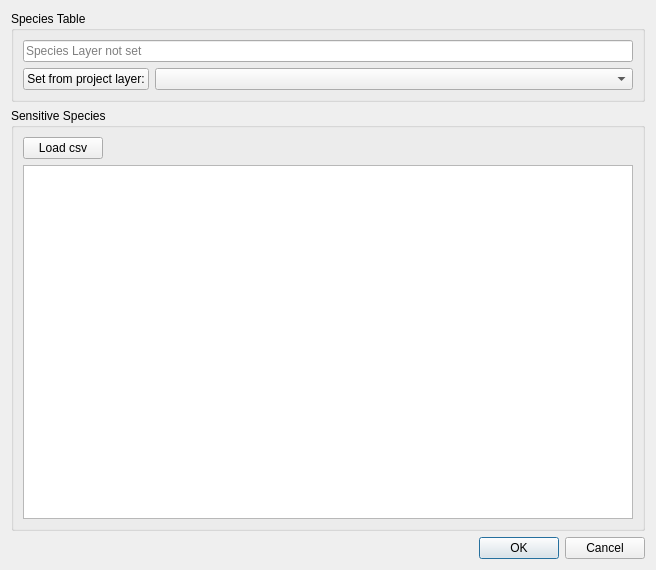
<?xml version="1.0" encoding="UTF-8"?>
<ui version="4.0">
 <class>dialog</class>
 <widget class="QDialog" name="dialog">
  <property name="geometry">
   <rect>
    <x>0</x>
    <y>0</y>
    <width>656</width>
    <height>570</height>
   </rect>
  </property>
  <property name="windowTitle">
   <string>NNPA Reporting Plugin Settings</string>
  </property>
  <property name="modal">
   <bool>true</bool>
  </property>
  <layout class="QVBoxLayout" name="verticalLayout_3">
   <item>
    <widget class="QGroupBox" name="groupBox_2">
     <property name="title">
      <string>Species Table</string>
     </property>
     <layout class="QVBoxLayout" name="verticalLayout_2">
      <item>
       <widget class="QLineEdit" name="uriLineEdit">
        <property name="readOnly">
         <bool>true</bool>
        </property>
        <property name="placeholderText">
         <string>Species Layer not set</string>
        </property>
       </widget>
      </item>
      <item>
       <layout class="QHBoxLayout" name="horizontalLayout">
        <item>
         <widget class="QPushButton" name="setFromLayerButton">
          <property name="text">
           <string>Set from project layer:</string>
          </property>
         </widget>
        </item>
        <item>
         <widget class="QgsMapLayerComboBox" name="layerComboBox">
          <property name="sizePolicy">
           <sizepolicy hsizetype="Preferred" vsizetype="Fixed">
            <horstretch>10</horstretch>
            <verstretch>0</verstretch>
           </sizepolicy>
          </property>
         </widget>
        </item>
       </layout>
      </item>
     </layout>
    </widget>
   </item>
   <item>
    <widget class="QGroupBox" name="groupBox">
     <property name="title">
      <string>Sensitive Species</string>
     </property>
     <layout class="QVBoxLayout" name="verticalLayout">
      <item>
       <layout class="QHBoxLayout" name="horizontalLayout_2">
        <item>
         <widget class="QPushButton" name="loadCsvButton">
          <property name="text">
           <string>Load csv</string>
          </property>
         </widget>
        </item>
        <item>
         <spacer name="horizontalSpacer">
          <property name="orientation">
           <enum>Qt::Horizontal</enum>
          </property>
          <property name="sizeHint" stdset="0">
           <size>
            <width>40</width>
            <height>20</height>
           </size>
          </property>
         </spacer>
        </item>
       </layout>
      </item>
      <item>
       <widget class="QPlainTextEdit" name="sensitiveSpeciesTextEdit">
        <property name="readOnly">
         <bool>true</bool>
        </property>
       </widget>
      </item>
     </layout>
    </widget>
   </item>
   <item>
    <widget class="QDialogButtonBox" name="buttonBox">
     <property name="orientation">
      <enum>Qt::Horizontal</enum>
     </property>
     <property name="standardButtons">
      <set>QDialogButtonBox::Cancel|QDialogButtonBox::Ok</set>
     </property>
    </widget>
   </item>
  </layout>
 </widget>
 <customwidgets>
  <customwidget>
   <class>QgsMapLayerComboBox</class>
   <extends>QComboBox</extends>
   <header>qgsmaplayercombobox.h</header>
  </customwidget>
 </customwidgets>
 <resources/>
 <connections>
  <connection>
   <sender>buttonBox</sender>
   <signal>accepted()</signal>
   <receiver>dialog</receiver>
   <slot>accept()</slot>
   <hints>
    <hint type="sourcelabel">
     <x>248</x>
     <y>254</y>
    </hint>
    <hint type="destinationlabel">
     <x>157</x>
     <y>274</y>
    </hint>
   </hints>
  </connection>
  <connection>
   <sender>buttonBox</sender>
   <signal>rejected()</signal>
   <receiver>dialog</receiver>
   <slot>reject()</slot>
   <hints>
    <hint type="sourcelabel">
     <x>316</x>
     <y>260</y>
    </hint>
    <hint type="destinationlabel">
     <x>286</x>
     <y>274</y>
    </hint>
   </hints>
  </connection>
 </connections>
</ui>
